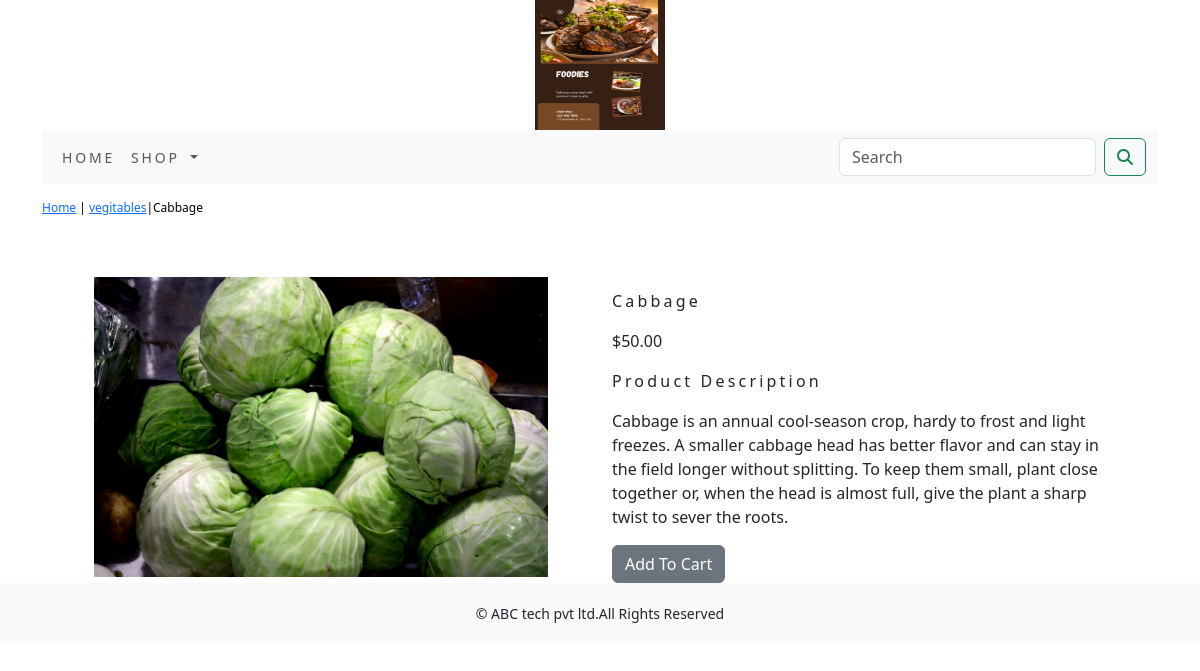
The page /shop/vegitables/cabbage/ on the database its author committed.
### shop/models.py (models this page shows, shortened)
class Product(models.Model):
    name = models.CharField(max_length=250, unique=True)
    slug = models.SlugField(max_length=250, unique=True)
    description = models.TextField(blank=True)
    price = models.DecimalField(max_digits=10, decimal_places=2)
    category = models.ForeignKey(Category, on_delete=models.CASCADE)
    image = models.ImageField(upload_to='product', blank=True)
    stock = models.IntegerField()
    available = models.BooleanField(default=True)
    created = models.DateTimeField(auto_now_add=True)
    updated = models.DateTimeField(auto_now=True)
    class Meta:
        ordering = ('name',)
        verbose_name = 'product'
        verbose_name_plural = 'products'

class Category(models.Model):
    name = models.CharField(max_length=250, unique=True)
    slug = models.SlugField(max_length=250, unique=True)
    description = models.TextField(blank=True)
    image = models.ImageField(upload_to='category', blank=True)
    class Meta:
        ordering = ('name',)
        verbose_name = 'category'
        verbose_name_plural = 'categories'
    def get_url(self):
        return reverse('shop:product_by_category', args=[self.slug])
    def __str__(self):
        return '{}'.format(self.name)

### shop/views.py (the view)
# urls.py: path('<slug:c_slug>/<slug:product_slug>/', views.proDetail, name='prodCatdetail'),
def proDetail(request, c_slug, product_slug):
    try:
        product = Product.objects.get(category__slug=c_slug, slug=product_slug)
    except Exception as e:
        raise e
    return render(request, 'product.html', {'product': product})

### cart/context_processors.py (called while the page is built)
def counter(request):
    item_count = 0
    if 'admin' in request.path:
        return {}
    else:
        try:
            cart = Cart.objects.filter(cart_id=_cart_id(request))
            cart_items = CartItem.objects.all().filter(cart=cart[:1])
            for cart_item in cart_items:
                item_count += cart_item.quantity
        except Cart.DoesNotExist:
            item_count = 0
    return dict(item_count=item_count)

### cart/views.py (called while the page is built)
def _cart_id(request):
    cart = request.session.session_key
    if not cart:
        cart = request.session.create()
    return cart

### shop/context_processors.py (called while the page is built)
def menu_links(request):
    links = Category.objects.all()
    return dict(links=links)

### templates/product.html (shortened to what this page needs)
{% extends 'base.html' %}
{% load static %}
{% block content %}
<div class="row my_prod_row_class">
    <div class="mx_auto">
        <p><a href="{% url 'shop:allProdCat' %}">Home</a> | <a href="{{product.category.get_url}}">{{product.category}}</a>|{{product.name}}</p>
    </div>
</div>
<div class="container">
<br>
<div class="row">
    <div class="col-12 col-sm-12 col-md-12 col-lg-6 text-center">
        <div style="min-width:18rem">
            <img src="{{product.image.url}}" style="height:300px;" alt="{{product.name}}">
        </div>
    </div>
    <div class="col-12 col-sm-12 col-md-12 col-lg-6">
        <div>
        <h1 class="my_prod_title">{{product.name}}</h1>
        <p>${{product.price}}</p>
        <p class="my_title">Product Description</p>
        <p class="text-justify my_prod_text">{{product.description}}</p>
        {% if product.stock <= 0 %}
        <p class="text-justify my_prod_text"><b>Out Of Stock</b></p>
        {% else %}
        <a class="btn btn-secondary" href="{% url 'cart:add_cart' product.id %}">Add To Cart</a>
        {% endif %}
    </div>
  </div>
 </div>
</div>
{% endblock %}

### static/css/custom.css (style rules this page uses)
body { font-family: 'Roboto', sans-serif; }
.my_title { font-size:16px; text_transform:uppercase; letter-spacing:.2em; }
.my_prod_row_class { padding-top:15px; padding-bottom:20px; }
.my_prod_row_class .mx_auto { color:#000; font-size:12px; text-decoration:none; }
.my_prod_title { font-size:16px; text_transform:uppercase; letter-spacing:.2em; padding-top:15px; padding-bottom:10px; }
.my_prod_text { padding-right:20px; }

### rows shown on the page
Product: category "vegitables", name "Cabbage", image (picture), price "50.00", description "Cabbage is an annual cool-season crop, hardy to frost and light freezes. A smaller cabbage head has better flavor and can stay in the field longer without splitting. To keep them small, plant close together or, when the head is almost full, give the plant a sharp twist to sever the roots."
